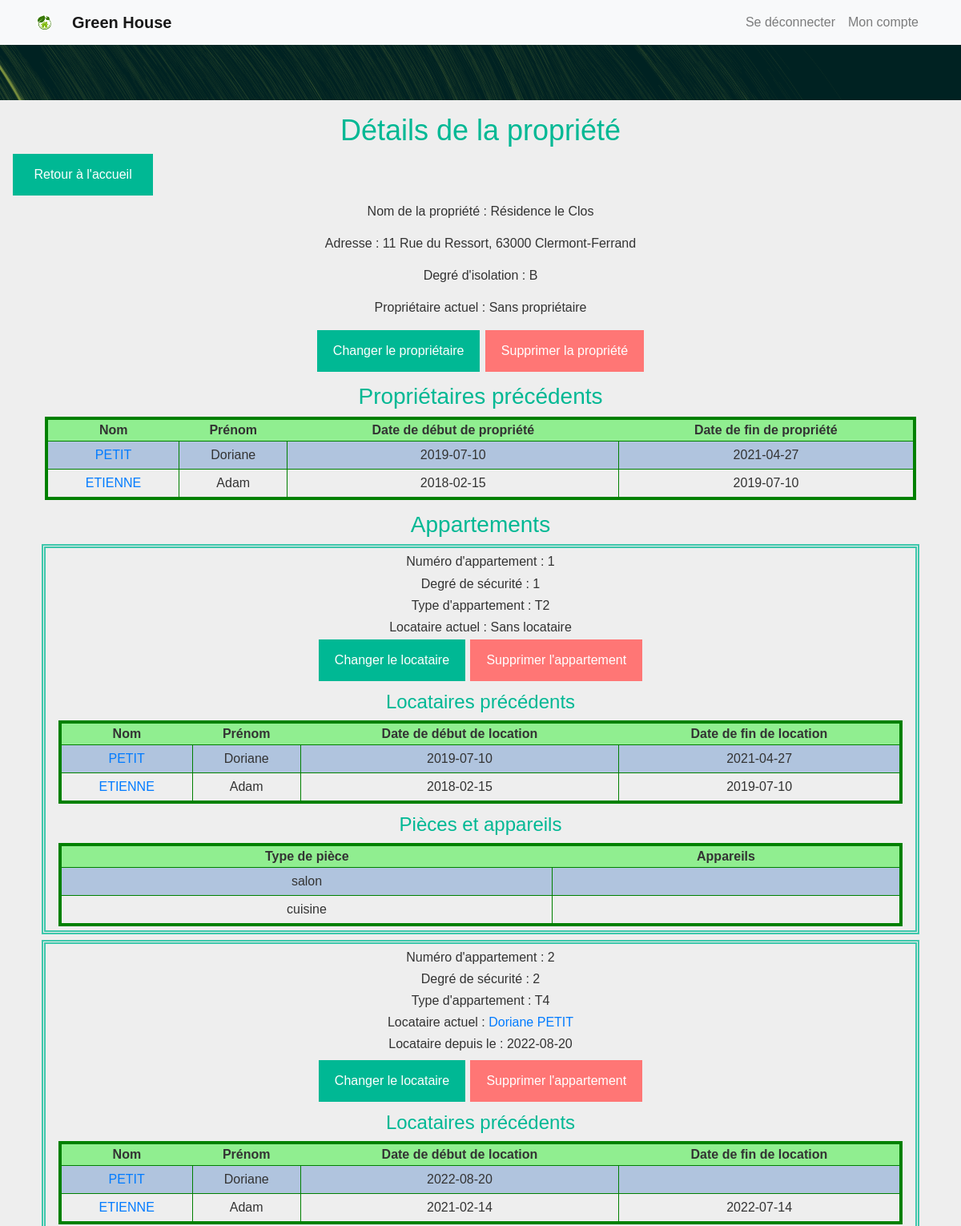
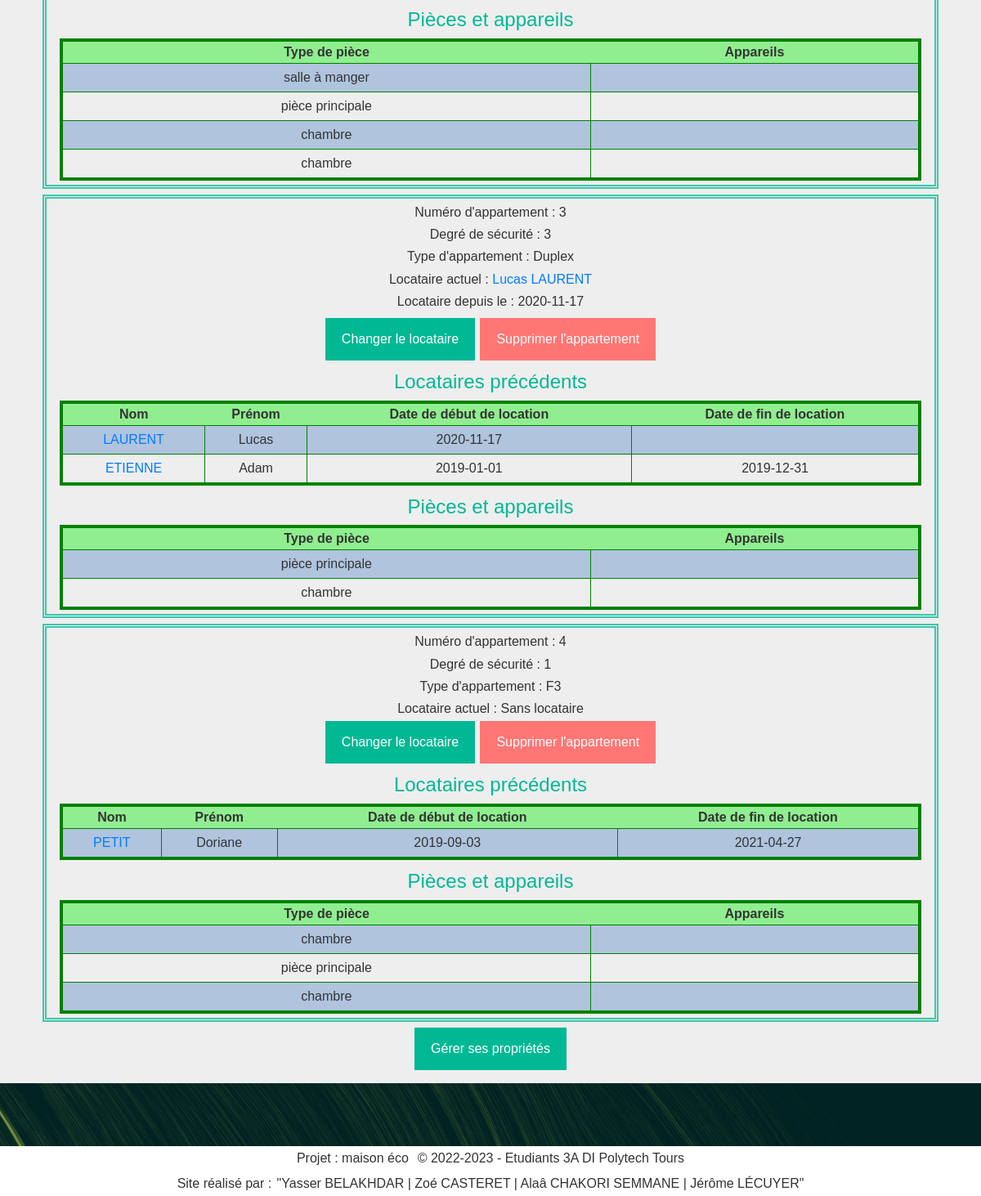
The app's page /proprietes/detailsPropriete.php?idPropriete=4 (signed in) with its own data (2 pictures, top to bottom).
### tables this page shows
CREATE TABLE Appartement(
   idAppartement INT AUTO_INCREMENT,
   numAppart INT,
   degreSecurite INT NOT NULL,
   typeAppart INT NOT NULL,
   idPropriete INT NOT NULL,
   PRIMARY KEY(idAppartement),
   FOREIGN KEY(degreSecurite) REFERENCES TypeSecurite(degreSecurite)
        ON DELETE CASCADE,
   FOREIGN KEY(typeAppart) REFERENCES TypeAppartement(typeAppart)
        ON DELETE CASCADE,
   FOREIGN KEY(idPropriete) REFERENCES Propriete(idPropriete)
        ON DELETE CASCADE
);

CREATE TABLE TypeAppartement(
   typeAppart INT,
   libTypeAppart VARCHAR(50) ,
   nbPieces INT,
   PRIMARY KEY(typeAppart)
);

CREATE TABLE Piece(
   idPiece INT AUTO_INCREMENT,
   typePiece INT NOT NULL,
   idAppartement INT NOT NULL,
   PRIMARY KEY(idPiece),
   FOREIGN KEY(typePiece) REFERENCES TypePiece(typePiece),
   FOREIGN KEY(idAppartement) REFERENCES Appartement(idAppartement)
        ON DELETE CASCADE
);

CREATE TABLE TypePiece(
   typePiece INT,
   libTypePiece VARCHAR(50) ,
   PRIMARY KEY(typePiece)
);

### WEB/proprietes/detailsPropriete.php (the view, shortened to what this page needs)
<!DOCTYPE html>
<html lang="fr">
<head>
	<?php require "../common/header.php"; ?>
	<h2>Détails de la propriété</h2>
	<a href="../Page_accueil/Page_accueil.php" class="bouton-retour">Retour à l'accueil</a>
	<?php
	if (isset($_GET['idPropriete'])) {
		$idPropriete = $_GET['idPropriete'];
	} else {
		header("Location: gererProprietes.php");
	}
	$req = "SELECT numeroRue, nomRue, codePostal, nomVille, degreIsolation, nomPropriete, idPropriete,
			idProprietaire, nomProprietaire, prenomProprietaire, DATE(dateDebutProp) AS dateDebutProp
            FROM ProprieteAdresse LEFT OUTER JOIN ProprietaireActuel USING (idPropriete)
			WHERE idPropriete = ?";
	$req = $bdd->prepare($req);
	$dataProprietes = $req->execute(array($idPropriete));
	$propriete = $req->fetch();
	?>
	<div class="container text-center">
		<p>Nom de la propriété : <?= $propriete['nomPropriete']; ?></p>
		<p>Adresse : <?= adresseSansNomPropriete($propriete); ?></p>
		<p>Degré d'isolation : <?= $propriete['degreIsolation']; ?></p>
		<p>Propriétaire actuel : <?= lienInfoPersonne($propriete['idProprietaire'], $propriete['nomProprietaire'], $propriete['prenomProprietaire'], $ROOT, 'Sans propriétaire'); ?></p>
		<div class="boutonsgroupes centre">
			<a class="bouton" href="changerProprietaire.php?idPropriete=<?= $idPropriete ?>">Changer le propriétaire</a>
			<a class="bouton rouge" href="supprimerPropriete.php?idPropriete=<?= $idPropriete ?>">Supprimer la propriété</a>
		</div>
		<h3>Propriétaires précédents</h3>
		<?php
		$req = "SELECT idPersonne, nom, prenom, DATE(dateDebutProp) AS dateDebutProp, DATE(dateFinProp) AS dateFinProp
				FROM Proprietaire LEFT OUTER JOIN InfoPersonne USING (idPersonne)
				WHERE idPropriete = ?
				ORDER BY dateDebutProp DESC";
		$req = $bdd->prepare($req);
		if (!$req->execute(array($idPropriete))) {
			die("Problème d'exécution de la requête :<br>{$req->errorInfo()[2]}<br>");
		}
		$proprietaires = $req->fetchAll();
		if (count($proprietaires) == 0) {
			echo "<p>Cette propriété n'a jamais eu de propriétaire.</p>";
		} else {
		?>
			<table>
				<tr class="titre">
					<th>Nom</th>
					<th>Prénom</th>
					<th>Date de début de propriété</th>
					<th>Date de fin de propriété</th>
				</tr>
				<?php foreach ($proprietaires as $proprietaire) {
					echo "<tr>";
					echo "<td>" . lienInfoPersonne($proprietaire['idPersonne'], $proprietaire['nom'], '', $ROOT, 'Utilisateur inconnu') . "</td>";
					echo "<td>" . $proprietaire['prenom'] . "</td>";
					echo "<td>" . $proprietaire['dateDebutProp'] . "</td>";
					echo "<td>" . $proprietaire['dateFinProp'] . "</td>";
					echo "</tr>";
				} ?>
			</table>
		<?php } ?>
		<h3>Appartements</h3>
		<?php
		$req = "SELECT idAppartement, numAppart, degreSecurite, libTypeAppart,
				idLocataire, nomLocataire, prenomLocataire, DATE(dateDebutLoc) AS dateDebutLoc
				FROM Appartement NATURAL JOIN TypeAppartement LEFT OUTER JOIN LocataireActuel USING (idAppartement)
				WHERE idPropriete = ?";
		$req = $bdd->prepare($req);
		if (!$req->execute(array($idPropriete))) {
			die("Problème d'exécution de la requête :<br>{$req->errorInfo()[2]}<br>");
		}
		$appartements = $req->fetchAll();
		foreach ($appartements as $appartement) { ?>
			<div class="appart">
				<p>Numéro d'appartement : <?= $appartement['numAppart']; ?></p>
				<p>Degré de sécurité : <?= $appartement['degreSecurite']; ?></p>
				<p>Type d'appartement : <?= $appartement['libTypeAppart']; ?></p>
				<p>Locataire actuel : <?= lienInfoPersonne($appartement['idLocataire'], $appartement['nomLocataire'], $appartement['prenomLocataire'], $ROOT, 'Sans locataire'); ?></p>
				<?php if ($appartement['idLocataire'] != NULL) { ?>
					<p style="margin-bottom: .5em;">Locataire depuis le : <?= $appartement['dateDebutLoc']; ?></p>
				<?php } ?>
				<div class="boutonsgroupes centre">
					<a class="bouton" href="changerLocataire.php?idAppartement=<?= $appartement['idAppartement'] ?>">Changer le locataire</a>
					<a class="bouton rouge" href="supprimerAppartement.php?idAppartement=<?= $appartement['idAppartement'] ?>">Supprimer l'appartement</a>
				</div>
				<h4>Locataires précédents</h4>
				<?php
				$req = "SELECT idPersonne, nom, prenom, DATE(dateDebutLoc) AS dateDebutLoc, DATE(dateFinLoc) AS dateFinLoc
						FROM Locataire NATURAL JOIN InfoPersonne WHERE idAppartement = ?
						ORDER BY dateDebutLoc DESC";
				$req = $bdd->prepare($req);
				if (!$req->execute(array($appartement['idAppartement']))) {
					die("Problème d'exécution de la requête :<br>{$req->errorInfo()[2]}<br>");
				}
				$locataires = $req->fetchAll();
				if(count($locataires) == 0) {
					echo "<p>Cet appartement n'a jamais eu de locataire.</p>";
				} else { ?>
					<table>
						<tr class="titre">
							<th>Nom</th>
							<th>Prénom</th>
							<th>Date de début de location</th>
							<th>Date de fin de location</th>
						</tr>
						<?php foreach ($locataires as $locataire) { ?>
						<tr>
							<td><?= lienInfoPersonne($locataire['idPersonne'], $locataire['nom'], '', $ROOT, 'Utilisateur inconnu'); ?></td>
							<td><?= $locataire['prenom']; ?></td>
							<td><?= $locataire['dateDebutLoc']; ?></td>
							<td><?= $locataire['dateFinLoc']; ?></td>
						</tr>
						<?php } ?>
					</table>
				<?php } ?>
				<h4>Pièces et appareils</h4>
				<?php
				$req = "SELECT idPiece, libTypePiece
						FROM Piece NATURAL JOIN TypePiece
						WHERE idAppartement = ?";
				$req = $bdd->prepare($req);
				if (!$req->execute(array($appartement['idAppartement']))) {
					die("Problème d'exécution de la requête :<br>{$req->errorInfo()[2]}<br>");
				}
				$pieces = $req->fetchAll();
				if(count($pieces) == 0) {
					echo "<p>Cet appartement ne contient aucune pièce.</p>";
				} else { ?>
					<table>
						<tr class="titre">
							<th>Type de pièce</th>
							<th>Appareils</th>
						</tr>
						<?php
						foreach ($pieces as $piece) {
						?>
							<tr>
								<td><?= $piece['libTypePiece']; ?></td>
								<td>
								</td>
							</tr>
						<?php } ?>
					</table>
				<?php } ?>
			</div>
		<?php } ?>
		<div class="boutonsgroupes centre">
			<a class="bouton" href="gererProprietes.php">Gérer ses propriétés</a>
		</div>
	</div>
	<?php require "../common/footer.php"; ?>

### WEB/common/fonctions.php (shortened to what this page needs)
<?php
function adresseSansNomPropriete($propriete)
{
	return $propriete['numeroRue'] . " " . $propriete['nomRue'] . ", " . $propriete['codePostal'] . " " . $propriete['nomVille'];
}
function lienInfoPersonne($idPersonne, $nomPersonne, $prenomPersonne, $ROOT, $defaut = "Personne")
{
	if($idPersonne == NULL)
		return $defaut;
	return "<a href=\"{$ROOT}administration/infoPersonne.php?idPersonne={$idPersonne}\">{$prenomPersonne} {$nomPersonne}</a>";
}

### WEB/common/style/main.css (style rules this page uses)
html { height: 100%; }
body { font-family: Arial, sans-serif; color: #333; background-color: #eee; margin: 0; min-height: 100%; display: flex; flex-direction: column; }
h2 { font-size: 36px; text-align: center; }
h2, h3, h4, h5, h6 { color: #00b894; }
.bouton-retour { display: block; width: 15%; margin: 20px; padding: 12px 20px; }
button, .header-right > a, .bouton, .bouton-retour { background-color: #00b894; color: #fff; padding: 14px 20px; margin: 8px 0; border: none; cursor: pointer; text-align: center; text-decoration: none; }
.bouton.rouge { background-color: #ff7675; }
table:not(.with-space) { margin: 20px auto auto auto; table-layout: auto; width: 98%; border-collapse: collapse; border: solid green 4px; text-align: center; }
table tr:not(.titre):not(.space):nth-child(even) { background: lightsteelblue; }
table .titre { font-weight: bold; background: lightgreen; }
table td:not(.ignore-border) { border: solid green 1px; padding: 5px; }
table tr { border-collapse: collapse; border: solid green 4px; }
table tr:not(.space) { border-top: none; border-bottom: none; }
.appart { border: double #3dc7ab 5px; margin: 7px; padding: 5px; }
.boutonsgroupes { display: flex; flex-direction: row; }
.boutonsgroupes > * { margin: 0 0.2em; }
.boutonsgroupes.centre { justify-content: center; }

### WEB/proprietes/detailsPropriete.php (style rules this page uses)
.appart p { margin-bottom: .2em; }
body h3 { margin-top: .5em; }
h3 ~ table, h4 ~ table { margin-top: 0 !important; }
.appart h4 { margin-top: .5em; }

### records on screen
appartement: numAppart "1", degreSecurite "1", typeAppart.libTypeAppart "T2", prenomLocataire "Sans locataire", nomPersonne "PETIT", prenom "Doriane", dateDebutLoc "2019-07-10", dateFinLoc "2021-04-27", nomPersonne "ETIENNE", prenom "Adam", dateDebutLoc "2018-02-15", dateFinLoc "2019-07-10"
piece: typePiece.libTypePiece "salon"
piece: typePiece.libTypePiece "cuisine"
appartement: numAppart "2", degreSecurite "2", typeAppart.libTypeAppart "T4", prenomPersonne "Doriane", nomPersonne "PETIT", dateDebutLoc "2022-08-20", prenom "Doriane", nomPersonne "ETIENNE", prenom "Adam", dateDebutLoc "2021-02-14", dateFinLoc "2022-07-14"
piece: typePiece.libTypePiece "salle à manger"
piece: typePiece.libTypePiece "pièce principale"
piece: typePiece.libTypePiece "chambre"
piece: typePiece.libTypePiece "chambre"
appartement: numAppart "3", degreSecurite "3", typeAppart.libTypeAppart "Duplex", prenomPersonne "Lucas", nomPersonne "LAURENT", dateDebutLoc "2020-11-17", prenom "Lucas", nomPersonne "ETIENNE", prenom "Adam", dateDebutLoc "2019-01-01", dateFinLoc "2019-12-31"
piece: typePiece.libTypePiece "pièce principale"
piece: typePiece.libTypePiece "chambre"
appartement: numAppart "4", degreSecurite "1", typeAppart.libTypeAppart "F3", prenomLocataire "Sans locataire", nomPersonne "PETIT", prenom "Doriane", dateDebutLoc "2019-09-03", dateFinLoc "2021-04-27"
piece: typePiece.libTypePiece "chambre"
piece: typePiece.libTypePiece "pièce principale"
piece: typePiece.libTypePiece "chambre"

### other values on screen
$propriete['nomPropriete'] "Résidence le Clos"
adresseSansNomPropriete($propriete) "11 Rue du Ressort, 63000 Clermont-Ferrand"
$propriete['degreIsolation'] "B"
$nomPersonne "PETIT"
$proprietaire['prenom'] "Doriane"
$proprietaire['dateDebutProp'] "2019-07-10"
$proprietaire['dateFinProp'] "2021-04-27"
$nomPersonne "ETIENNE"
$proprietaire['prenom'] "Adam"
$proprietaire['dateDebutProp'] "2018-02-15"
$proprietaire['dateFinProp'] "2019-07-10"
